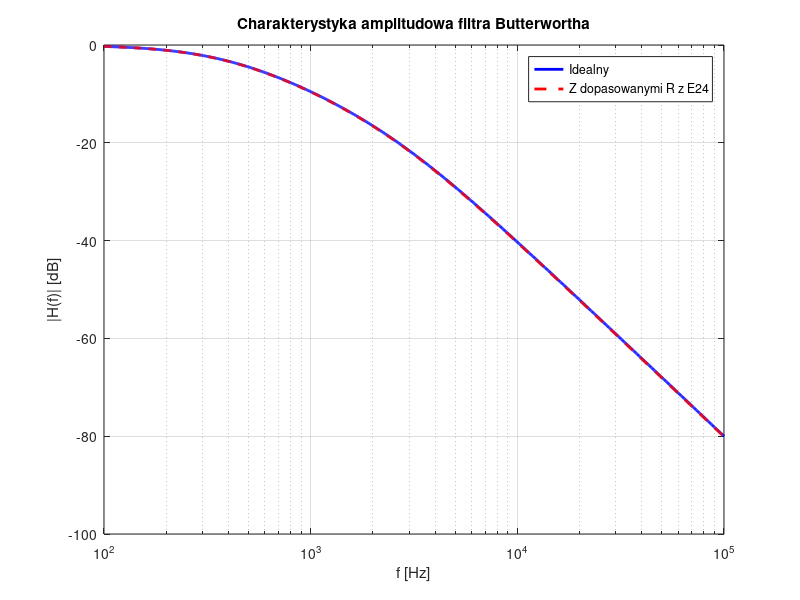

Source code (MATLAB):
clear all; close all; clc;

% Parametry
fc = 1000;  % Hz
C = 100e-9; % F
R_ideal = 1 / (2 * pi * fc * C);     % ≈ 1.5915 kΩ
R_e24 = 1.6e3;                       % z szeregu E24

% Systemy transmitancji
s = tf('s');

H_ideal = 1 / (R_ideal^2 * C^2 * s^2 + 3*R_ideal*C*s + 1);
H_real  = 1 / (R_e24^2 * C^2 * s^2 + 3*R_e24*C*s + 1);

% Wykresy
f = logspace(2,5,1000); % od 100 Hz do 100 kHz
w = 2*pi*f;

[mag_ideal, ~] = bode(H_ideal, w);
[mag_real, ~]  = bode(H_real, w);

mag_ideal = squeeze(20*log10(mag_ideal));
mag_real  = squeeze(20*log10(mag_real));

% Wykres
figure;
semilogx(f, mag_ideal, 'b-', 'LineWidth', 2); hold on;
semilogx(f, mag_real, 'r--', 'LineWidth', 2);
grid on;
xlabel('f [Hz]');
ylabel('|H(f)| [dB]');
title('Charakterystyka amplitudowa filtra Butterwortha');
legend('Idealny', 'Z dopasowanymi R z E24');

% Sprawdzenie odchyłki 3 dB
delta = abs(mag_ideal - mag_real);
max_diff = max(delta);
fprintf("Maksymalna różnica: %.2f dB\n", max_diff);

if max_diff <= 3
    disp("Zmiana charakterystyk mieści się w granicy 3 dB");
else
    disp("Zmiana charakterystyk przekracza 3 dB");
end
